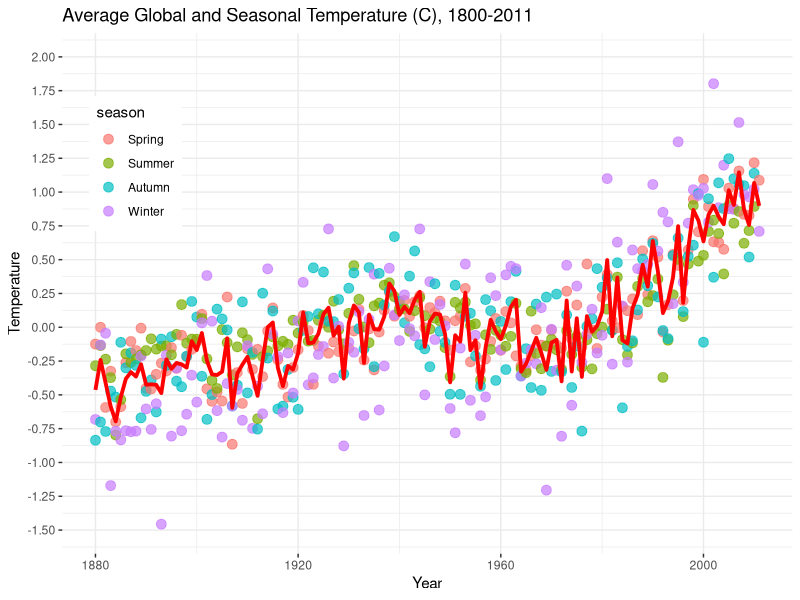
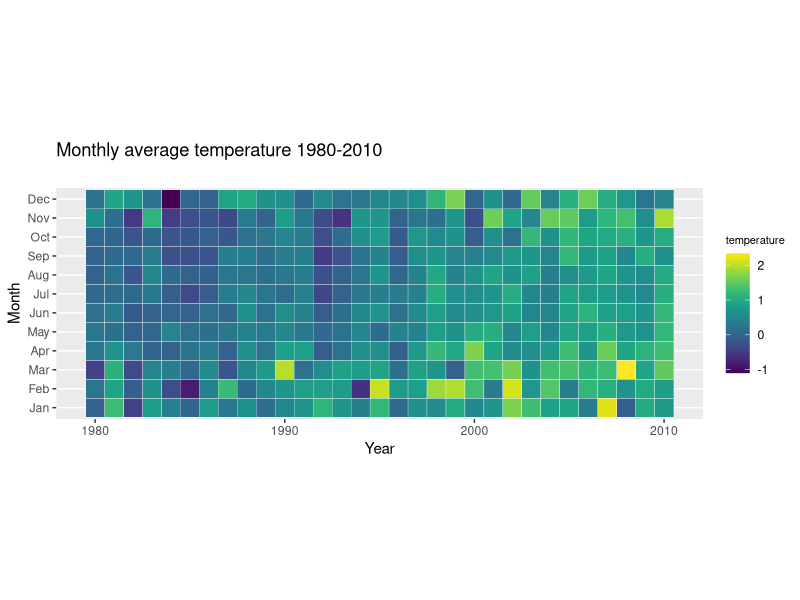
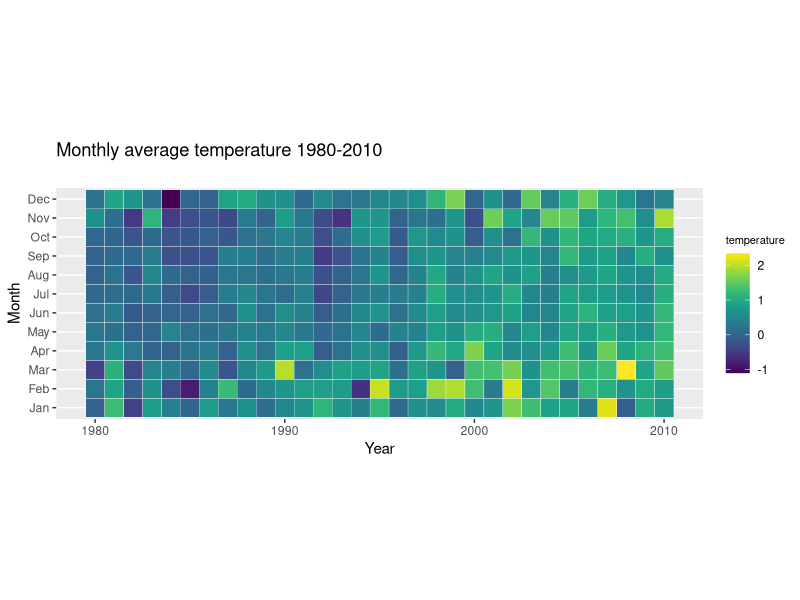

The R script that drew these images, in order:
library(ggplot2)
install.packages("viridis") 
library(viridis)
temp<-read.csv("temp_by_month.csv")
temp<-temp[1:1577,]
colnames(temp)<-c("year","month","avg_temp")
temp_year<-aggregate(temp$avg_temp, list(temp$year), mean)
colnames(temp_year)<-c("year","avg_temp")

temp$quarter[temp$month %in% c(1:3)] <- "Winter"
temp$quarter[temp$month %in% c(4:6)] <- "Spring"
temp$quarter[temp$month %in% c(7:9)] <- "Summer"
temp$quarter[temp$month %in% c(10:12)] <- "Autumn"
temp$quarter <- factor(temp$quarter, 
                      levels = c("Spring","Summer","Autumn","Winter"))

new_data<-aggregate(temp$avg_temp, list(temp$year,temp$quarter), mean)
temp_by_season<-new_data[order(new_data$Group.1),] 
colnames(temp_by_season)<-c("year","season","avg_temp")


#####Create the line graph#####
gg<-ggplot(temp_by_season, aes(x=year, y=avg_temp,colour =season))+
  geom_point(alpha = 0.7,size = 3)+
  geom_line(data=temp_year, aes(x=year, y=avg_temp),color='red',size=1.3)+
  labs(title = "Average Global and Seasonal Temperature (C), 1800-2011",
       x="Year",
       y="Temperature")+
  scale_y_continuous(limits=c(-1.5,2), breaks=seq(-1.5,2,0.25))+
  theme_bw()+theme(panel.border = element_blank())+
  theme(legend.position = c(.1, 0.75))
gg

#####Create Heatmaps#####
new_temp<-temp[1200:1571,]
Month<-c("Jan","Feb","Mar","Apr","May","Jun","Jul","Aug","Sep","Oct","Nov","Dec")
Month <- factor(Month, levels=unique(Month))
monthly<-data.frame(new_temp$year,Month,new_temp$avg_temp)
colnames(monthly)<-c("Year","Month","avg_temp")

gg <- ggplot(monthly, aes(x=Year, y=Month, fill=avg_temp))+
      coord_equal()+
      scale_fill_viridis(name="temperature")+
      geom_tile(color="white", size=0.1)+
     theme(legend.title=element_text(size=8))+
     labs(title="Monthly average temperature 1980-2010\n")

gg
ggsave("Heatmaps.png")
dev.off()
